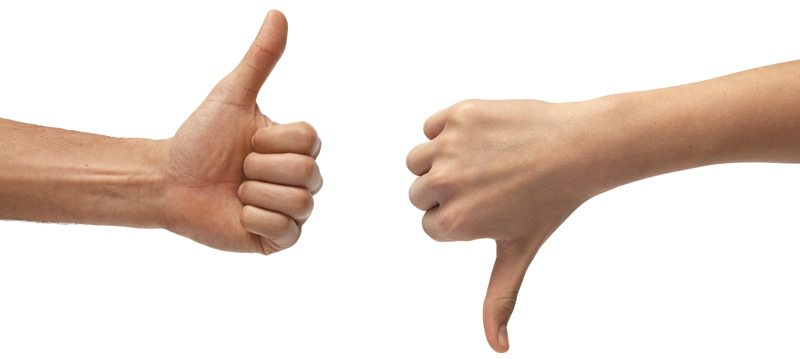
#> input picture Features_Images_Segmentations/images/gestures4.jpg, 800 x 359 px
$ jupyter execute Untitled.ipynb   (shell and % lines are left out)
#> lines starting #> are read from the running program, lines starting #| are printed output that depends on the picture; after the words box and inside, x2 and y2 are one past the last pixel; in counts of white or black regions, pixels touching at a corner belong together; long printed decimals are rounded
# Finding Contours

### Import resources and display image

[cell 1]
import numpy as np
import matplotlib.pyplot as plt
import cv2


# Read in the image
image = cv2.imread('images/gestures4.jpg')
#> image is the input picture: shape (359, 800, 3); mean B, G, R 212.1, 220.1, 233.4

# Change color to RGB (from BGR)
image = cv2.cvtColor(image, cv2.COLOR_BGR2RGB)

plt.imshow(image)

### Produce a binary image for finding contours

[cell 2]
# Convert to grayscale
gray = cv2.cvtColor(image,cv2.COLOR_RGB2GRAY)
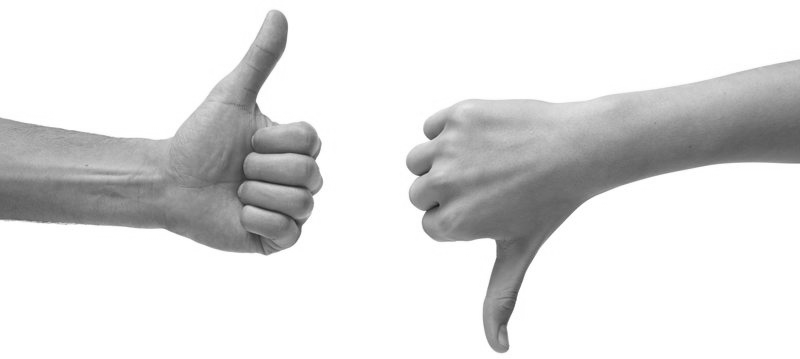
#> gray: shape (359, 800); min 26, max 255, mean 223.2

# Create a binary thresholded image
retval, binary = cv2.threshold(gray, 250, 255, cv2.THRESH_BINARY_INV)
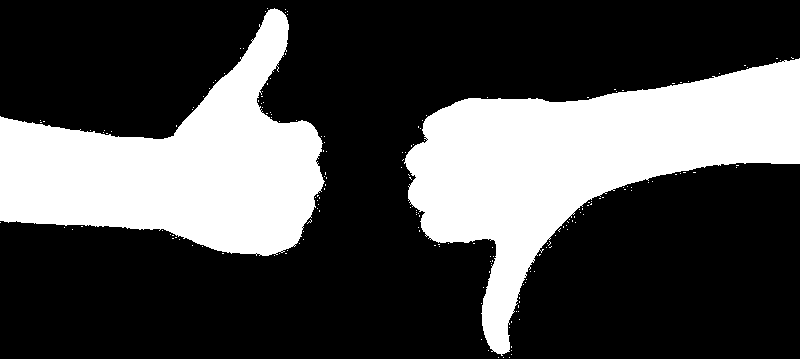
#> binary: shape (359, 800); 30% white; 187 white regions (185 under 20 px)

plt.imshow(binary, cmap='gray')

### There black background leaking through the the fingers.

The question is why?

This will affect the contour!

[cell 3]
# Find contours from thresholded, binary image
contours, hierarchy = cv2.findContours(binary, cv2.RETR_TREE, cv2.CHAIN_APPROX_SIMPLE)
#> contours = 201 contours, 199 with area under 20; largest, box (x1, y1, x2, y2) and area: (404, 58, 800, 356) 45802, (0, 8, 325, 256) 38816

# Draw all contours on a copy of the original image
contours_image = np.copy(image)
contours_image = cv2.drawContours(contours_image, contours, -2, (0,255,0), 3)
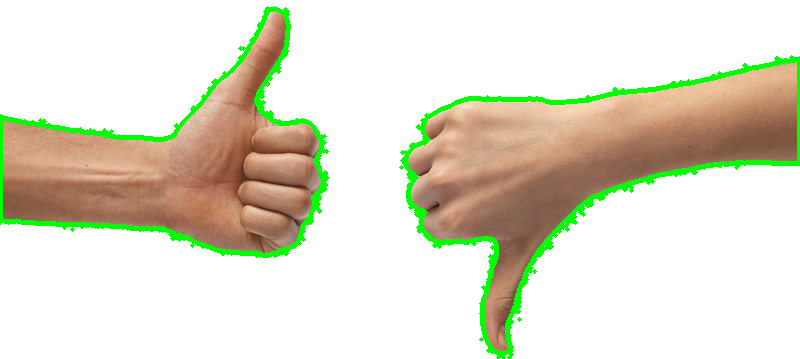
#> contours_image: shape (359, 800, 3); mean R, G, B 223.6, 221.9, 203.4

plt.imshow(contours_image)

## Contour Features

Every contour has a number of features that you can calculate,

    (1) The area of the contour,
    (2) The orientation (the direction that most of the contour is pointing in),
    (3) The perimeter,
    (4) and many other properties outlined in [OpenCV documentation, here](http://opencv-python-tutroals.readthedocs.io/en/latest/py_tutorials/py_imgproc/py_contours/py_contour_properties/py_contour_properties.html).

In the next cell, you'll be asked to identify the orientations of both the left and right hand contours. The orientation should give you an idea of which hand has its thumb up and which one has its thumb down!

[cell 4]
## This function returns the orientations of a list of contours
## The list should be in the same order as the contours
## i.e. the first angle should be the orientation of the first contour

def orientations(contours):
    """
    Orientation
    :param contours: a list of contours
    :return: angles, the orientations of the contours
    """

    angles = []

    for cnt in contours:
        if len(cnt) < 5:
            continue

        (x,y),(MA,ma),angle = cv2.fitEllipse(cnt)

        angles.append(angle)

    return angles


# ---------------------------------------------------------- #
# Print out the orientation values
angles = orientations(contours)
#> the loop in orientations, `for cnt in contours:` made 201 passes
#> cnt on passes 1 to 3: [[509, 357]], [[503, 357]], [[498, 357]]
#> after the loop in orientations, `for cnt in contours:`: angles = [0, 34.73, 56.03, 86.45, 90]
#> angles = [0, 34.73, 56.03, 86.45, 90]
print('Angles of each contour (in degrees): ' + str(angles))
#| Angles of each contour (in degrees): [0.0, 34.728, 56.029, 86.448, 90.0]

### Bounding Rectangle

Find bounding rectangle around the *left* hand contour, which has its thumb up, then use that bounding rectangle to crop the image and better focus on that one hand!

```python
# Find the bounding rectangle of a selected contour
x,y,w,h = cv2.boundingRect(selected_contour)

# Draw the bounding rectangle as a purple box
box_image = cv2.rectangle(contours_image, (x,y), (x+w,y+h), (200,0,200),2)
```

And to crop the image, select the correct width and height of the image to include.

```python
# Crop using the dimensions of the bounding rectangle (x, y, w, h)
cropped_image = image[y: y + h, x: x + w]
```

### Crop the image around a contour

[cell 5]
def left_hand_crop(image, selected_contour):
    """
    Left hand crop
    :param image: the original image
    :param selectec_contour: the contour that will be used for cropping
    :return: cropped_image, the cropped image around the left hand
    """

    ## TODO: Detect the bounding rectangle of the left hand contour
    x,y,w,h = cv2.boundingRect(selected_contour)

    # Draw the bounding rectangle as a purple box
    box_image = cv2.rectangle(contours_image, (x,y), (x+w,y+h), (200,0,200),2)
    ## TODO: Crop the image using the dimensions of the bounding rectangle
    # Make a copy of the image to crop
    cropped_image = np.copy(image)

    cropped_image = image[y: y + h, x: x + w]

    return cropped_image


## TODO: Select the left hand contour from the list
## Replace this value
selected_contour = contours[1]
#> selected_contour = [[503, 357]]


# ---------------------------------------------------------- #
# If you've selected a contour
if(selected_contour is not None):
    # Call the crop function with that contour passed in as a parameter
    cropped_image = left_hand_crop(image, selected_contour)
#> in left_hand_crop, `x,y,w,h = cv2.boundingRect(selected_contour)`: x = 503; y = 357; w = 1
#> in left_hand_crop, `cropped_image = image[y: y + h, x: x + w]`: cropped_image = [[249, 249, 247]]
#> cropped_image = [[249, 249, 247]]
    plt.imshow(cropped_image)
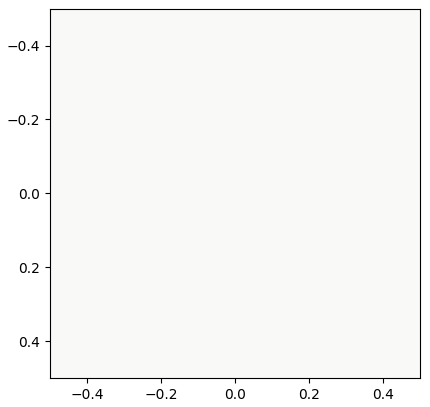
#> figure drawn by matplotlib, 1 panel

$ run again, with Features_Images_Segmentations/images/gestures2.jpg copied over Features_Images_Segmentations/images/gestures4.jpg
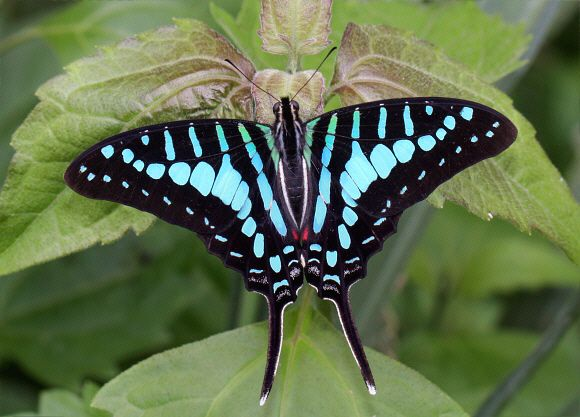
#> input picture Features_Images_Segmentations/images/gestures2.jpg, 580 x 417 px
#> image is the input picture: shape (417, 580, 3); mean B, G, R 75.1, 111.3, 95
#> `retval, binary = cv2.threshold(gray, 250, 255, cv2.THRESH_BINARY_INV)`:
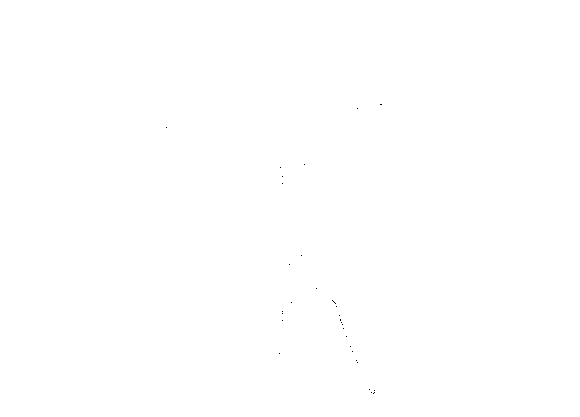
#> binary: shape (417, 580); 100% white; black in thin lines or dots, all inside (x1, y1, x2, y2) = (166, 104, 382, 394)
#> contours = 36 contours, 35 with area under 20; largest, box (x1, y1, x2, y2) and area: (0, 0, 580, 417) 240864
#> contours_image: shape (417, 580, 3); mean R, G, B 92, 114.9, 72.8
#> the loop in orientations, `for cnt in contours:` made 36 passes
#> cnt on passes 1 to 8: [[0, 0], [0, 416], [579, 416], [579, 0]], [[372, 393], [373, 392], [374, 393], [373, 394]], [[373, 392], [374, 391], [375, 392], [374, 393]], [[370, 392], [371, 391], [372, 392], [371, 393]], [[373, 390], [374, 389], [375, 390], [374, 391]], [[368, 389], [369, 388], [370, 389], [369, 390]], [[356, 362], [357, 361], [358, 362], [357, 363]], [[355, 360], [356, 359], [357, 360], [356, 361]]
#> after the loop in orientations, `for cnt in contours:`: angles = [0, 90]
#| Angles of each contour (in degrees): [0.0, 90.0]
#> selected_contour = [[372, 393], [373, 392], [374, 393], [373, 394]]
#> in left_hand_crop, `x,y,w,h = cv2.boundingRect(selected_contour)`: x = 372; y = 392; w = 3
#> `[cell 5] def left_hand_crop(image, selected_contour): """ Left hand cr..`:
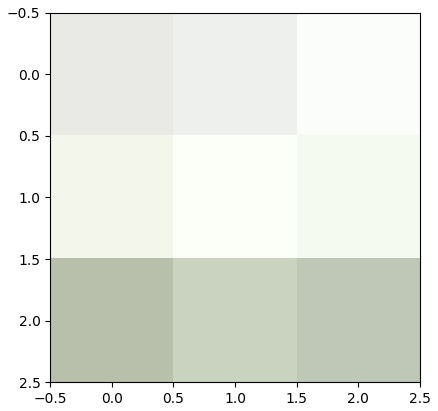
#> figure drawn by matplotlib, 1 panel

$ run again, with Features_Images_Segmentations/images/gestures3.jpg copied over Features_Images_Segmentations/images/gestures4.jpg
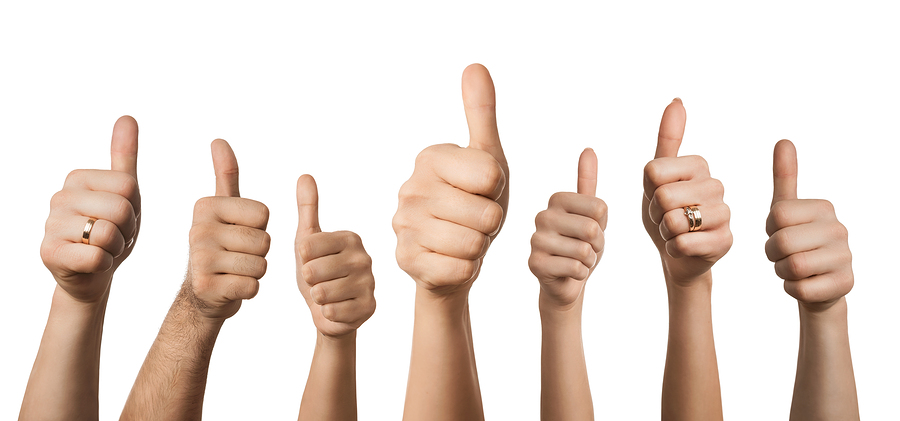
#> input picture Features_Images_Segmentations/images/gestures3.jpg, 900 x 421 px
#> image is the input picture: shape (421, 900, 3); mean B, G, R 210.8, 219, 232.5
#> `retval, binary = cv2.threshold(gray, 250, 255, cv2.THRESH_BINARY_INV)`:
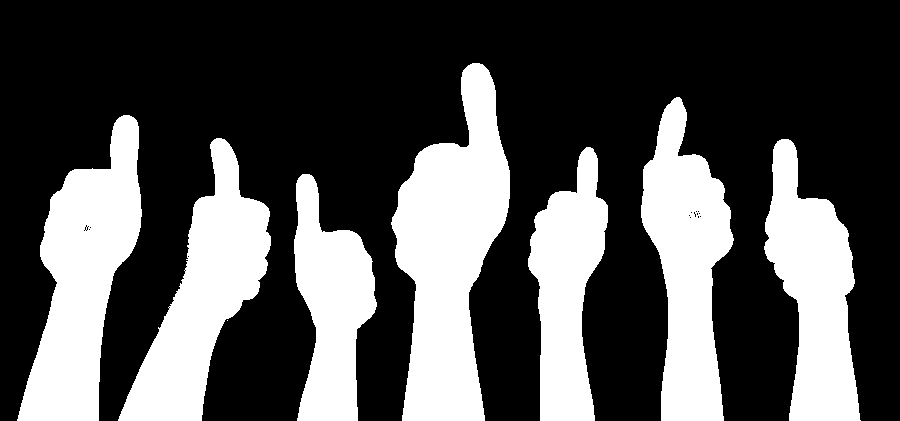
#> binary: shape (421, 900); 32.2% white; 8 white regions (1 under 20 px)
#> contours = 30 contours, 23 with area under 20; largest, box (x1, y1, x2, y2) and area: (391, 63, 510, 421) 24517, (17, 115, 142, 421) 19600, (118, 138, 271, 421) 17553, (641, 97, 734, 421) 17298, (764, 139, 861, 421) 15516, (528, 147, 608, 421) 12984, (294, 174, 377, 421) 12232
#> contours_image: shape (421, 900, 3); mean R, G, B 219.1, 223.2, 199.7
#> the loop in orientations, `for cnt in contours:` made 30 passes
#> cnt on passes 1, 6, 7, 8, 10, 11, 12, 13: [[227, 320]], [[168, 307], [169, 306], [170, 307], [169, 308]], [[184, 270], [185, 269], [186, 270], [185, 271]], [[187, 256], [188, 255], [189, 256], [188, 257]], [[85, 230], [86, 229], [87, 230], [86, 231]], [[83, 230], [84, 229], [85, 230], [84, 231]], [[88, 229], [89, 228], [90, 229], [89, 230]], [[89, 227], [90, 226], [91, 227], [90, 228]]
#> after the loop in orientations, `for cnt in contours:`: angles = [178.3, 2.07, 172.8, 20.47, 12.5, 0, 0, 0, 176, 0, 0, 0, 0, 5.06]
#| Angles of each contour (in degrees): [178.275, 2.067, 172.761, 20.467, 12.498, 0.0, 0.0, 0.0, 175.989, 0.0, 0.0, 0.0, 0.0, 5.062]
#> selected_contour = contour of 188 points, box (x1, y1, x2, y2) (294, 174, 377, 421), area 12232
#> in left_hand_crop, `x,y,w,h = cv2.boundingRect(selected_contour)`: x = 294; y = 174; w = 83; h = 247
#> in left_hand_crop, `cropped_image = image[y: y + h, x: x + w]`:
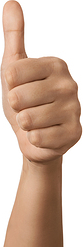
#> cropped_image: shape (247, 83, 3); mean R, G, B 209.3, 181.9, 164.8
